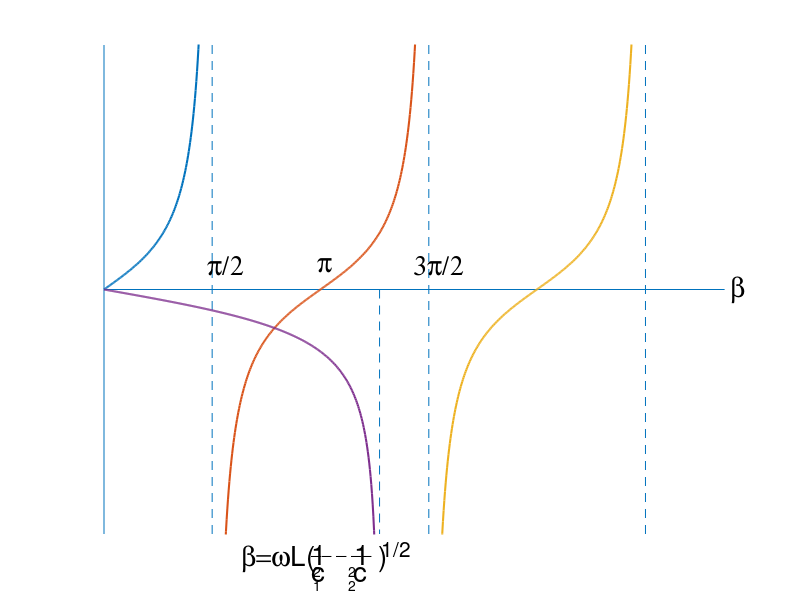

The MATLAB script that drew this image: (Note: this script raises an error after producing the figure.)
q=[0 10];
r=[0 0];
line(q,r)

axis([0 9 -5 5])
axis off
hold on

q=[0 0];
r=[-5 5];
line(q,r)

q=[1.57 1.57];
r=[-5 5];
line(q,r,'linestyle','--')

q=[4.715 4.715];
r=[-5 5];
line(q,r,'linestyle','--')

q=[7.86 7.86];
r=[-5 5];
line(q,r,'linestyle','--')

q=[4 4];
r=[0 -5];
line(q,r,'linestyle','--')

x=0:.01:1.57;
y=tan(x);
plot(x,y,'linewidth',1.5);

x=1.58:.01:4.71;
y=tan(x);
plot(x,y,'linewidth',1.5);

x=4.72:.01:7.85;
y=tan(x);
plot(x,y,'linewidth',1.5);

x=0:.01:3.99;
y=-x./sqrt(16-x.*x);
plot(x,y,'linewidth',1.5);

text(2,-5.5,'       L(         )','fontsize',20)
text(2,-5.5,'b=w','fontname','symbol','fontweight','bold','fontsize',20)
text(2,-5.3,'                            1/2','fontsize',15)
text(2,-5.4,'              __ _ __ ','fontsize',15)
text(2,-5.8,'          c    c','fontsize',20)
text(2,-5.75,'                        2         2','fontsize',10)
text(2,-6.05,'                        1         2','fontsize',10)
text(2,-5.4,'          1    1','fontsize',20)

text(9.1,0,'b','fontname','symbol','fontweight','bold','fontsize',20)
text(1.5,0.5,'p/2','fontname','symbol','fontweight','bold','fontsize',20)
text(3.1,0.5,'p','fontname','symbol','fontweight','bold','fontsize',20)
text(4.5,0.5,'3p/2','fontname','symbol','fontweight','bold','fontsize',20)

rdot=sprintf('%c',183)
text(2.4,-.8,rdot,'fontname','symbol','fontweight','bold','fontsize',20)

hold off
